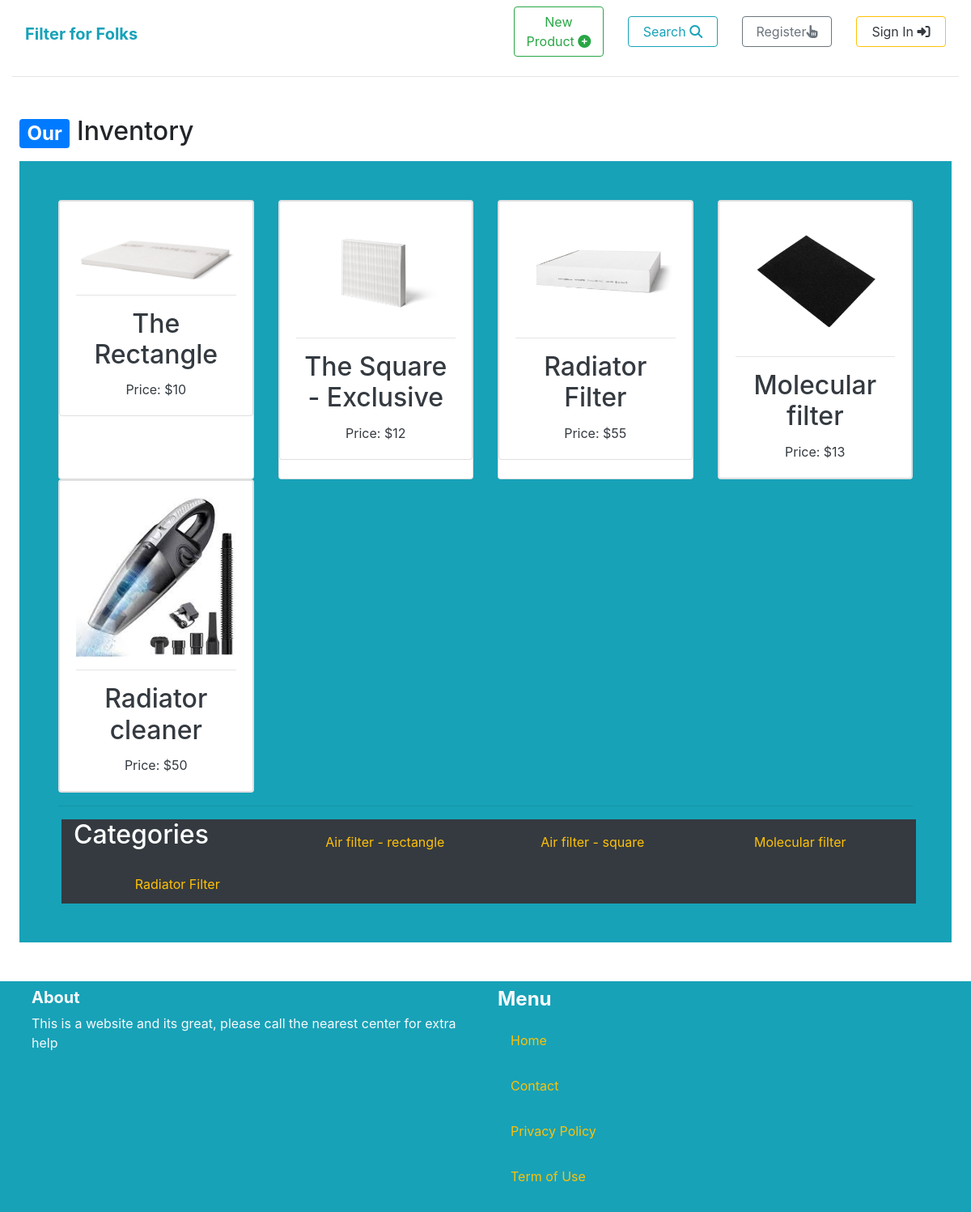
Screenshot of /products/ with the database file from the repository.
### product/models.py (models this page shows, shortened)
class Product(models.Model):
    category = models.ForeignKey('Category', null=True, blank=True, on_delete=models.CASCADE, related_name='products')
    name = models.CharField(max_length=300)
    description = models.TextField()
    price = models.FloatField()
    image = models.ImageField(upload_to='product_images', blank=True, null=True)

class Category(models.Model):
    name = models.CharField(max_length=225)
    class Meta:
        ordering = ('name',)
        verbose_name_plural = 'Categories'

### core/views.py (the view)
# urls.py: path('products/', products_list),
def products_list(request):
    products = Product.objects.filter()
    for product in products:
        product.price = round(product.price)
    categories = Category.objects.all()
    return render(request, 'core/products.html', {
        'categories': categories,
        'products': products,
    })

### core/templates/core/products.html (shortened to what this page needs)
{% extends 'core/base.html' %}
{% block content %}
<div class="container-fluid mt-5 px-4 col w-100">
    <h2><span class="badge badge-primary">Our</span> Inventory</h2>
    <div class="bg-info mt-3 p-5 text-center">
        <div class="row">
            {% for product in products %}
                    <div class="col-sm-6 col-md-6 col-lg-4 col-xl-3">
                        <div class="card h-100">
                            <a href="{% url 'product:product_detail' product.id %}">
                                <div class="card">
                                    <div class="card-body">
                                        <img class="card-img-top img-fluid" src="{{ product.image.url }}" alt="{{ product.name }}">
                                        <hr>
                                        <div>
                                            <h2 class="card-title text-dark mt-0">{{ product.name }}</h2>
                                            <p class="card-text text-dark">Price: ${{ product.price}}</p>
                                        </div>
                                    </div>
                                </div>
                            </a>
                        </div>
                    </div>
            {% endfor %}
        </div>
        <hr>
        <div class="row text-white bg-dark ml-1 container-fluid">
            <h2>Categories</h2>
            {% for category in categories %}
                    <div class="col-sm-6 col-md-6 col-lg-4 col-xl-3 mt-3">
                        <div class="h-100">
                            <div>
                                <a href="">
                                    <p class="card-title mt-0 text-warning">{{ category.name }}</p>
                                </a>
                            </div>
                        </div>
                    </div>
            {% endfor %}
        </div>
    </div>
</div>
{% endblock %}

### rows the page displays
Product: image (picture), name "The Rectangle", price "10"
Product: image (picture), name "The Square - Exclusive", price "12"
Product: image (picture), name "Radiator Filter", price "55"
Product: image (picture), name "Molecular filter", price "13"
Product: image (picture), name "Radiator cleaner", price "50"
Category: name "Air filter - rectangle"
Category: name "Air filter - square"
Category: name "Molecular filter"
Category: name "Radiator Filter"
